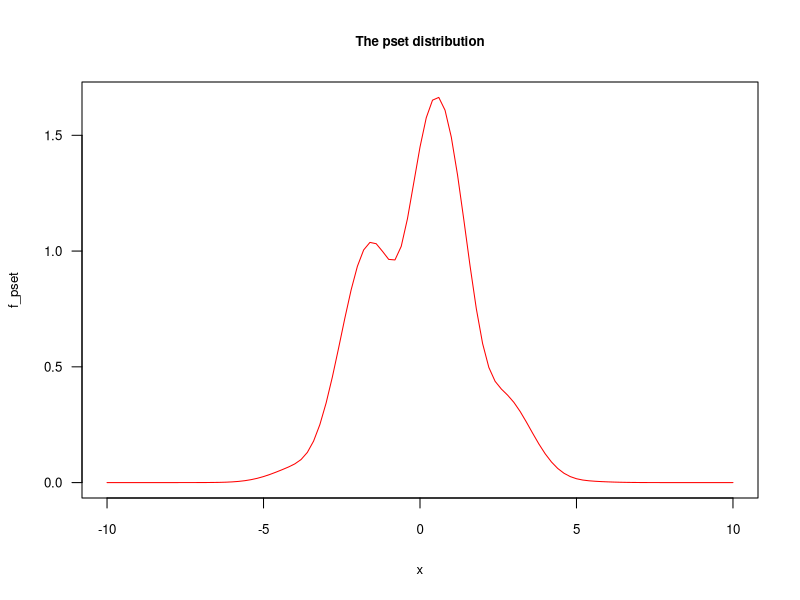
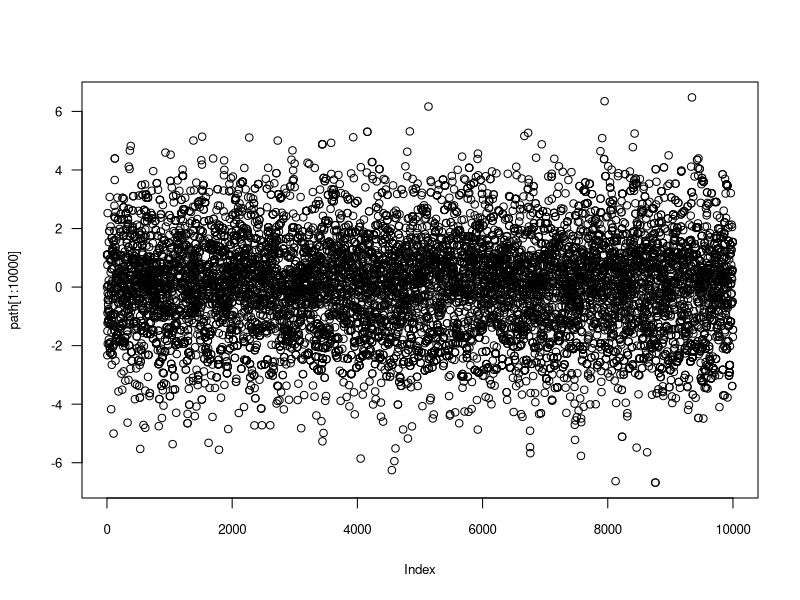
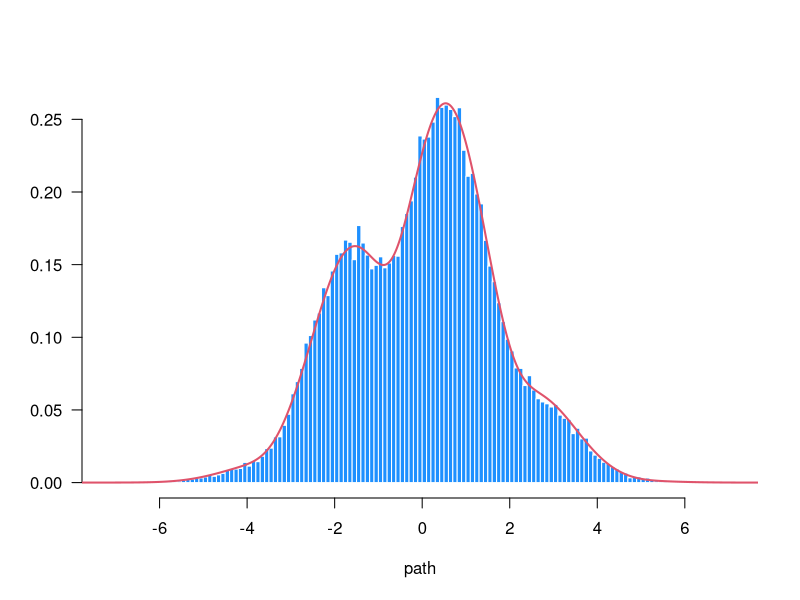

Source code (R) for these figures, in order:
## ---- chunk 1

f_pset <- function(x){
  sqrt(2.1 + sin(2.1*x)) * exp((-1/7) * (abs(x)^2.1)) * (x > -10) * (x < 10)
}

plot(f_pset, -10, 10,
     col = "red", las = 1, 
     main = "The pset distribution",
     cex.main = 0.8, cex.axis = 0.8, cex.lab = 0.8)

set.seed(1)
f <- f_pset

nit <- 100000
path <- rep(0, nit)

state <- 0
path[1] <- state

for(i in 2:nit){
  #angle <- runif(1, -pi/2, pi/2)
  #candidate <- tan(angle)
  candidate <- rcauchy(n = 1)
  ratio <- (f(candidate) * dcauchy(state)) / (f(state) * dcauchy(candidate))
  u <- runif(n = 1, min = 0, max = 1)
  if(u < ratio){state <- candidate}
  path[i] <- state
}
#path[1:100]
## ---- chunk 2

plot(path[1:10000],
     las = 1, cex.main = 0.8, cex.axis = 0.8, cex.lab = 0.8)
## ---- chunk 3
library(MASS)
truehist(path,
         col = "dodgerblue", border = "white", las = 1)
con <- integrate(f_pset, -10, 10)$value     
fpset_normalized <- function(x){f_pset(x)/con}
plot(fpset_normalized, -10, 10, n=1000, add = T, lwd=2, col=2)
## ---- chunk 4
mean(path < 2.38)
